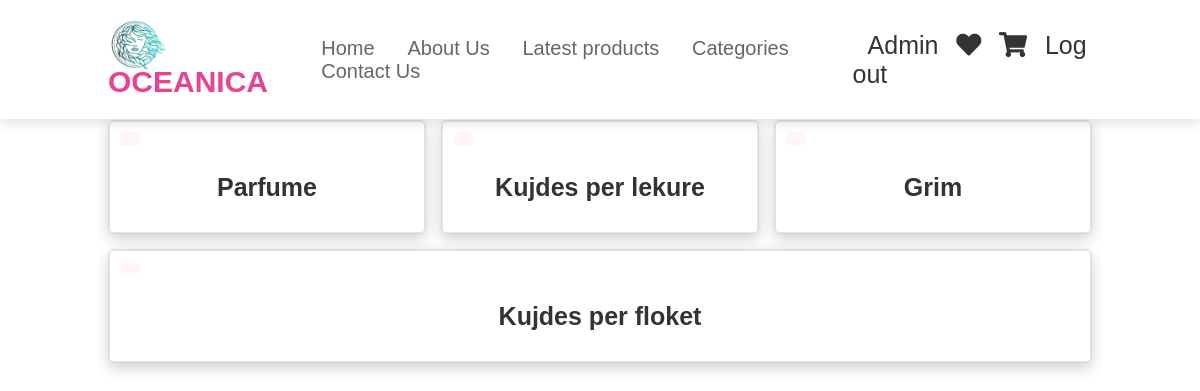
Page /Categories.php (signed in) on the committed database.
### tables this page shows
CREATE TABLE `categories` (
  `id` int(11) NOT NULL,
  `name` text NOT NULL,
  `description` text DEFAULT NULL,
  `picture_url` text DEFAULT NULL,
  `created_on` datetime DEFAULT NULL,
  `updated_on` datetime DEFAULT NULL,
  `updated_by` int(11) DEFAULT NULL
);

### database/CategoryRepository.php (called while the page is built, shortened)
<?php
include_once('models/Category.php');
class CategoryRepository{
    public function getAll(){
        $database = new DbConnection();
        $connection = $database->getConnection();
        $sql = "SELECT id,name,description,picture_url,created_on,updated_on,updated_by FROM `categories`";
        $query = $connection->prepare($sql);
        $query->execute();
        $categories = array();
        while($row = $query->fetch(PDO::FETCH_ASSOC)){
            $category = new Category($row["id"],$row["name"],$row["description"],$row["picture_url"],$row["created_on"],$row["updated_on"],$row["updated_by"]);
            $categories[] = $category;
        }
        return $categories;
    }
}
?>

### database/models/Base.php (called while the page is built, shortened)
<?php
class BaseModel{
    function __construct($id,$created_on,$updated_on,$updated_by){
        $this->id = $id;
    }
}
?>

### database/models/Category.php (called while the page is built, shortened)
<?php
require_once('Base.php');
class Category extends BaseModel{
    function __construct($id,$name,$description,$pictureUrl,$created_on,$updated_on,$updated_by){
        $this->name=$name;
    }
}
?>

### Categories.php (the view, shortened to what this page needs)
<?php
require_once('database/CategoryRepository.php');
?>
<!DOCTYPE html>
<html lang="en">
<head>
    <link rel="stylesheet" href="categories.css">
    <link rel="stylesheet" href="https://cdnjs.cloudflare.com/ajax/libs/font-awesome/5.15.3/css/all.min.css">
    <link rel="stylesheet" href="style.css">
</head>
<body>
<?php
require("Header.php")
?>
    <section class="products" id="products">
        <?php
            $category = new CategoryRepository();
            $allCategories = $category->getAll();
        ?>
        <div class="box-container" style="margin-top:100px;">
            <?php
                if(isset($allCategories)){
                    foreach($allCategories as $categoryItem){
                        ?>
                        <a href="Products.php?category=<?php echo($categoryItem->id)?>" class="box">
                            <div class="box">
                                <span class="discount"></span>
                                <div class="image">
                                </div>
                                <div class="content">
                                    <h3><?php echo($categoryItem->name)?></h3>
                                    <div class="price"><span></span> </div>
                                </div>
                            </div>
                        </a>
                    <?php
                    }
                }
            ?>
        </div>
    </section>
</body>
</html>

### Categories.css (style rules this page uses)
:root { --pink:#e84393; }
* { margin:0; padding:0; box-sizing: border-box; font-family: Verdana, Geneva, Tahoma, sans-serif; outline: none; border:none; text-decoration: none; transition: .2s linear; }
html { font-size: 62.5%; scroll-behavior: smooth; scroll-padding-top: 6rem; overflow-x: hidden; }
section { padding:2rem 9%; }
.products .box-container { display: flex; flex-wrap: wrap; gap:1.5rem; }
.products .box-container .box { flex:1 1 30rem; box-shadow: 0 .5rem 1.5rem rgba(0,0,0,.1); border-radius: .5rem; border:.1rem solid rgba(0,0,0,.1); position: relative; }
.products .box-container .box .discount { position: absolute; top:1rem; left:1rem; padding:.7rem 1rem; font-size: 2rem; color:var(--pink); background:rgba(255, 51, 153,.05); z-index: 1; border-radius: .5rem; }
.products .box-container .box .image { position: relative; text-align: center; padding-top: 2rem; overflow:hidden; }
.products .box-container .box .content { padding:2rem; text-align: center; }
.products .box-container .box .content h3 { font-size: 2.5rem; color:#333; }
.products .box-container .box .content .price { font-size: 2.5rem; color:var(--pink); font-weight: bolder; padding-top: 1rem; }

### style.css (style rules this page uses)
:root { --pink:#e84393; }
* { margin:0; padding:0; box-sizing: border-box; font-family: Verdana, Geneva, Tahoma, sans-serif; outline: none; text-decoration: none; transition: .2s linear; }
html { font-size: 62.5%; scroll-behavior: smooth; scroll-padding-top: 6rem; overflow-x: hidden; }
section { padding:2rem 9%; }
.products .box-container { display: flex; flex-wrap: wrap; gap:1.5rem; }
.products .box-container .box { flex:1 1 30rem; box-shadow: 0 .5rem 1.5rem rgba(0,0,0,.1); border-radius: .5rem; border:.1rem solid rgba(0,0,0,.1); position: relative; }
.products .box-container .box .discount { position: absolute; top:1rem; left:1rem; padding:.7rem 1rem; font-size: 2rem; color:var(--pink); background:rgba(255, 51, 153,.05); z-index: 1; border-radius: .5rem; }
.products .box-container .box .image { position: relative; text-align: center; padding-top: 2rem; overflow:hidden; }
.products .box-container .box .content { padding:2rem; text-align: center; }
.products .box-container .box .content h3 { font-size: 2.5rem; color:#333; }
.products .box-container .box .content .price { font-size: 2.5rem; color:var(--pink); font-weight: bolder; padding-top: 1rem; }

### rows in the picture
categories: name "Parfume"
categories: name "Kujdes per lekure"
categories: name "Grim"
categories: name "Kujdes per floket"
